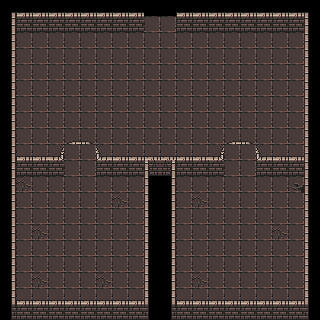

Below is a game level as drawn by its tile map, then a one-line description and the .tmx that defines it (tile-layer data replaced by summaries):
An orthogonal 20x20 tile map with 16x16 px tiles, 2 tile layers (ground, walls), 3 tilesets and 7 objects (3x door, button, chest, table, leyenda).

<map version="1.5" tiledversion="1.7.2" orientation="orthogonal" renderorder="right-down" width="20" height="20" tilewidth="16" tileheight="16" infinite="0" nextlayerid="14" nextobjectid="57">
 <editorsettings>
  <export target="mapa.json" format="json" />
 </editorsettings>
 <tileset firstgid="1" name="dungeon" tilewidth="16" tileheight="16" tilecount="1024" columns="32">
  <image source="../tilesets/TSMapa/PNG/tileset.png" width="512" height="512" />
  <tile id="1">
   <properties>
    <property name="colides" type="bool" value="false" />
    <property name="horizontalWalls" type="bool" value="false" />
   </properties>
  </tile>
  <tile id="2">
   <properties>
    <property name="colides" type="bool" value="true" />
    <property name="horizontalWalls" type="bool" value="true" />
   </properties>
  </tile>
  <tile id="3">
   <properties>
    <property name="colides" type="bool" value="true" />
    <property name="horizontalWalls" type="bool" value="true" />
   </properties>
  </tile>
  <tile id="4">
   <properties>
    <property name="colides" type="bool" value="true" />
   </properties>
  </tile>
  <tile id="5">
   <properties>
    <property name="colides" type="bool" value="true" />
   </properties>
  </tile>
  <tile id="6">
   <properties>
    <property name="colides" type="bool" value="true" />
   </properties>
  </tile>
  <tile id="33">
   <properties>
    <property name="colides" type="bool" value="true" />
    <property name="wall" type="bool" value="true" />
   </properties>
  </tile>
  <tile id="34">
   <properties>
    <property name="colides" type="bool" value="true" />
   </properties>
  </tile>
  <tile id="35">
   <properties>
    <property name="colides" type="bool" value="true" />
   </properties>
  </tile>
  <tile id="36">
   <properties>
    <property name="colides" type="bool" value="true" />
   </properties>
  </tile>
  <tile id="37">
   <properties>
    <property name="colides" type="bool" value="true" />
   </properties>
  </tile>
  <tile id="38">
   <properties>
    <property name="colides" type="bool" value="true" />
   </properties>
  </tile>
  <tile id="65">
   <properties>
    <property name="colides" type="bool" value="true" />
   </properties>
  </tile>
  <tile id="66">
   <properties>
    <property name="colides" type="bool" value="true" />
   </properties>
  </tile>
  <tile id="67">
   <properties>
    <property name="colides" type="bool" value="true" />
   </properties>
  </tile>
  <tile id="97">
   <properties>
    <property name="colides" type="bool" value="true" />
   </properties>
  </tile>
  <tile id="98">
   <properties>
    <property name="colides" type="bool" value="true" />
   </properties>
  </tile>
  <tile id="99">
   <properties>
    <property name="colides" type="bool" value="true" />
   </properties>
  </tile>
  <tile id="100">
   <properties>
    <property name="colides" type="bool" value="true" />
   </properties>
  </tile>
  <tile id="101">
   <properties>
    <property name="colides" type="bool" value="true" />
   </properties>
  </tile>
  <tile id="102">
   <properties>
    <property name="colides" type="bool" value="true" />
   </properties>
  </tile>
  <tile id="164">
   <properties>
    <property name="colides" type="bool" value="true" />
   </properties>
  </tile>
  <tile id="165">
   <properties>
    <property name="colides" type="bool" value="true" />
   </properties>
  </tile>
  <tile id="166">
   <properties>
    <property name="colides" type="bool" value="true" />
   </properties>
  </tile>
  <tile id="197">
   <properties>
    <property name="colides" type="bool" value="true" />
   </properties>
  </tile>
  <tile id="198">
   <properties>
    <property name="colides" type="bool" value="true" />
   </properties>
  </tile>
  <tile id="224">
   <properties>
    <property name="colides" type="bool" value="true" />
   </properties>
  </tile>
  <tile id="225">
   <properties>
    <property name="colides" type="bool" value="true" />
   </properties>
  </tile>
  <tile id="226">
   <properties>
    <property name="colides" type="bool" value="true" />
    <property name="horizontalWalls" type="bool" value="true" />
   </properties>
  </tile>
  <tile id="227">
   <properties>
    <property name="colides" type="bool" value="true" />
    <property name="horizontalWalls" type="bool" value="true" />
   </properties>
  </tile>
  <tile id="256">
   <properties>
    <property name="colides" type="bool" value="true" />
   </properties>
  </tile>
  <tile id="257">
   <properties>
    <property name="colides" type="bool" value="true" />
   </properties>
  </tile>
  <tile id="258">
   <properties>
    <property name="colides" type="bool" value="true" />
    <property name="wall" type="bool" value="true" />
   </properties>
  </tile>
  <tile id="259">
   <properties>
    <property name="colides" type="bool" value="true" />
    <property name="wall" type="bool" value="true" />
   </properties>
  </tile>
  <tile id="260">
   <properties>
    <property name="colides" type="bool" value="true" />
   </properties>
  </tile>
  <tile id="261">
   <properties>
    <property name="colides" type="bool" value="true" />
   </properties>
  </tile>
  <tile id="288">
   <properties>
    <property name="colides" type="bool" value="true" />
   </properties>
  </tile>
  <tile id="289">
   <properties>
    <property name="colides" type="bool" value="true" />
   </properties>
  </tile>
  <tile id="290">
   <properties>
    <property name="colides" type="bool" value="true" />
   </properties>
  </tile>
  <tile id="291">
   <properties>
    <property name="colides" type="bool" value="true" />
   </properties>
  </tile>
  <tile id="292">
   <properties>
    <property name="colides" type="bool" value="true" />
   </properties>
  </tile>
  <tile id="293">
   <properties>
    <property name="colides" type="bool" value="true" />
   </properties>
  </tile>
  <tile id="322">
   <properties>
    <property name="colides" type="bool" value="true" />
    <property name="horizontalWalls" type="bool" value="true" />
   </properties>
  </tile>
  <tile id="323">
   <properties>
    <property name="colides" type="bool" value="true" />
    <property name="horizontalWalls" type="bool" value="true" />
   </properties>
  </tile>
  <tile id="389">
   <properties>
    <property name="colides" type="bool" value="true" />
   </properties>
  </tile>
  <tile id="418">
   <properties>
    <property name="colides" type="bool" value="false" />
   </properties>
  </tile>
  <tile id="419">
   <properties>
    <property name="colides" type="bool" value="false" />
   </properties>
  </tile>
  <tile id="450">
   <properties>
    <property name="isDoorOpen" type="bool" value="false" />
   </properties>
  </tile>
  <tile id="451">
   <properties>
    <property name="isDoorOpen" type="bool" value="false" />
   </properties>
  </tile>
  <tile id="453">
   <properties>
    <property name="isDoorOpen" type="bool" value="true" />
   </properties>
  </tile>
  <tile id="454">
   <properties>
    <property name="isDoorOpen" type="bool" value="true" />
   </properties>
  </tile>
  <tile id="481">
   <properties>
    <property name="colides" type="bool" value="true" />
    <property name="horizontalWalls" type="bool" value="true" />
   </properties>
  </tile>
  <tile id="482">
   <properties>
    <property name="colides" type="bool" value="true" />
    <property name="isDoorOpen" type="bool" value="false" />
   </properties>
  </tile>
  <tile id="483">
   <properties>
    <property name="colides" type="bool" value="true" />
    <property name="isDoorOpen" type="bool" value="false" />
   </properties>
  </tile>
  <tile id="484">
   <properties>
    <property name="colides" type="bool" value="true" />
    <property name="horizontalWalls" type="bool" value="true" />
   </properties>
  </tile>
  <tile id="485">
   <properties>
    <property name="isDoorOpen" type="bool" value="true" />
   </properties>
  </tile>
  <tile id="486">
   <properties>
    <property name="isDoorOpen" type="bool" value="true" />
   </properties>
  </tile>
  <tile id="595">
   <properties>
    <property name="colides" type="bool" value="true" />
   </properties>
  </tile>
 </tileset>
 <tileset firstgid="1025" name="doors_spriteSheet" tilewidth="32" tileheight="32" tilecount="2" columns="2">
  <image source="../tilesets/TSMapa/PNG/doors.png" width="64" height="32" />
  <tile id="0" type="door">
   <properties>
    <property name="colides" type="bool" value="true" />
   </properties>
  </tile>
  <tile id="1" type="door" />
 </tileset>
 <tileset firstgid="1027" name="table" tilewidth="32" tileheight="16" tilecount="1" columns="1">
  <image source="../tilesets/TSMapa/PNG/table.png" width="32" height="16" />
 </tileset>
 <layer id="1" name="ground" width="20" height="20">
  <data>[400 cells, 322 non-empty, 3 distinct tile ids]</data>
 </layer>
 <objectgroup id="7" name="objects">
  <object id="22" name="door" type="door" gid="1025" x="64" y="176" width="32" height="32">
   <properties>
    <property name="challenge" type="int" value="1" />
   </properties>
  </object>
  <object id="25" name="door" type="door" gid="1025" x="224" y="176" width="32" height="32">
   <properties>
    <property name="challenge" type="int" value="1" />
   </properties>
  </object>
  <object id="37" name="button" type="button" gid="386" x="152" y="96" width="16" height="16" />
  <object id="40" name="chest" type="chest" gid="596" x="48" y="284" width="16" height="16" />
  <object id="41" name="table" type="table" gid="1027" x="18.854" y="193.883" width="32" height="16" />
  <object id="42" name="door" type="door" gid="1025" x="144.011" y="31.997" width="32" height="32">
   <properties>
    <property name="challenge" type="int" value="-1" />
   </properties>
  </object>
 </objectgroup>
 <objectgroup id="8" name="leyenda">
  <object id="43" name="leyenda" x="31.67" y="45.3333">
   <properties>
    <property name="challenges" type="int" value="1" />
   </properties>
  </object>
 </objectgroup>
 <layer id="2" name="walls" width="20" height="20">
  <data>[400 cells, 158 non-empty, 16 distinct tile ids]</data>
 </layer>
</map>
